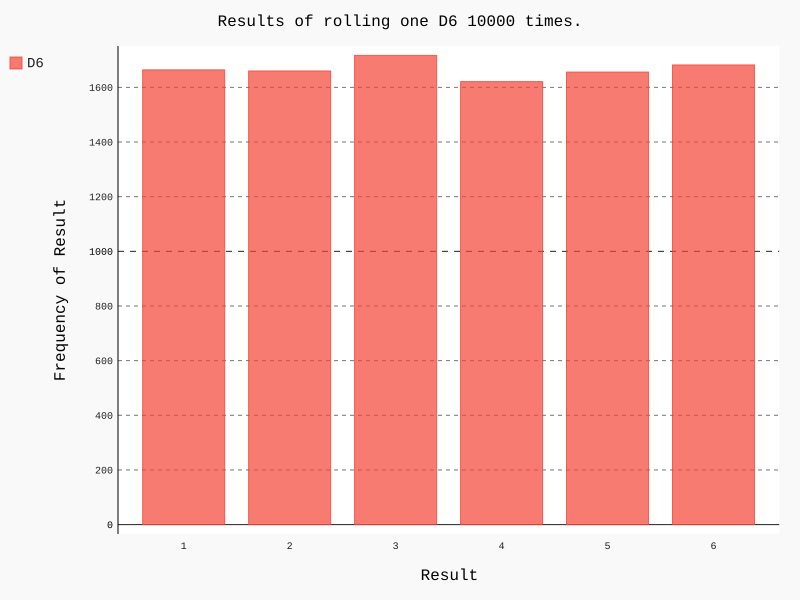

Write Python code to recreate this figure.
import pygal

from die import Die


die = Die()

results = []
for roll_num in range(10000):
    result = die.roll()
    results.append(result)

frequencies = []
for value in range(1, die.num_sides+1):
    frequency = results.count(value)
    frequencies.append(frequency)


hist = pygal.Bar()

hist.title = "Results of rolling one D6 10000 times."
hist.x_labels = ['1', '2', '3', '4', '5', '6']
hist.x_title = "Result"
hist.y_title = "Frequency of Result"

hist.add('D6', frequencies)
hist.render_to_file('die_visual.svg')
